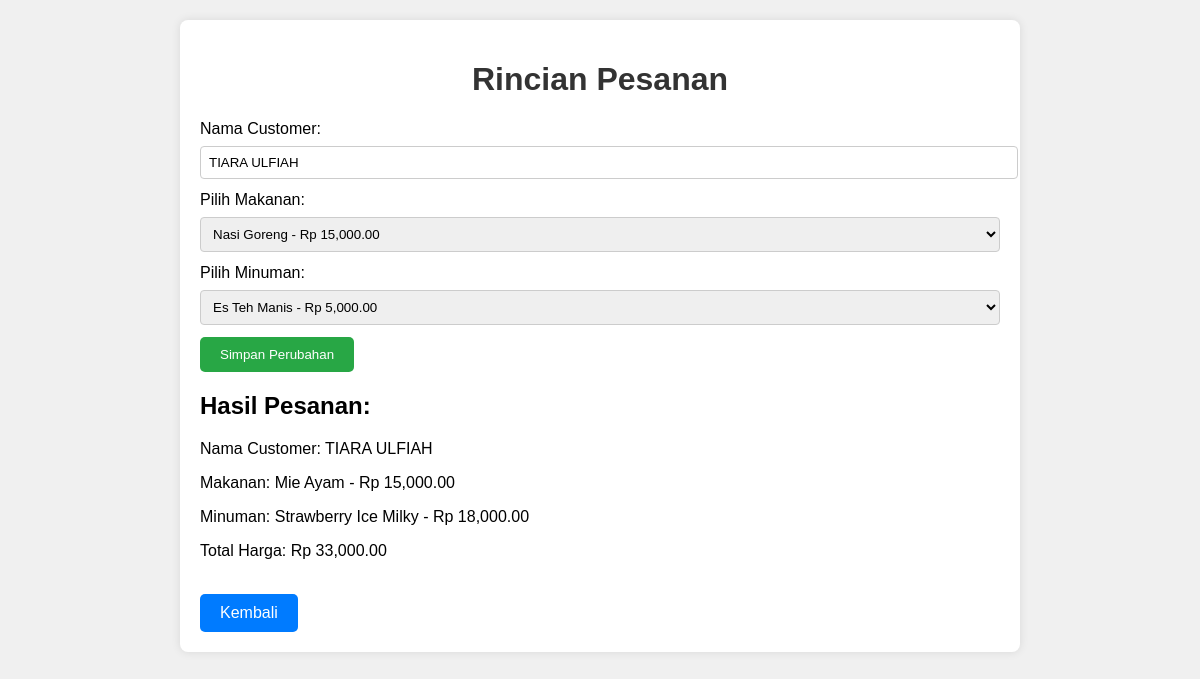
Screenshot of /rincian_pesanan.php?id_pesanan=51 with the database file from the repository.
### tables this page shows
CREATE TABLE `pesanan` (
  `id_pesanan` int(11) NOT NULL,
  `nama_customer` varchar(100) NOT NULL,
  `id_makanan` int(11) NOT NULL,
  `id_minuman` int(11) NOT NULL,
  `total_harga` decimal(10,2) NOT NULL DEFAULT 0.00
);

CREATE TABLE `menu` (
  `id_menu` int(11) NOT NULL,
  `nama` varchar(50) NOT NULL,
  `harga` int(11) NOT NULL,
  `jenis` enum('makanan','minuman') NOT NULL
);

### rincian_pesanan.php (the view, shortened to what this page needs)
<!DOCTYPE html>
<html lang="en">
<head>
    <link rel="stylesheet" href="styles.css">
</head>
<body>
    <div class="container">
        <h1>Rincian Pesanan</h1>
        <?php
        $conn = new mysqli('localhost', 'root', '', 'cafe_database');
        if (isset($_GET['id_pesanan'])) {
            $id_pesanan = $_GET['id_pesanan'];
            $query_select = "SELECT pesanan.id_pesanan, pesanan.nama_customer, menu_makanan.nama AS makanan, menu_minuman.nama AS minuman, menu_makanan.harga AS harga_makanan, menu_minuman.harga AS harga_minuman, pesanan.total_harga
                            FROM pesanan
                            INNER JOIN menu AS menu_makanan ON pesanan.id_makanan = menu_makanan.id_menu
                            INNER JOIN menu AS menu_minuman ON pesanan.id_minuman = menu_minuman.id_menu
                            WHERE pesanan.id_pesanan = $id_pesanan";
            $result_select = $conn->query($query_select);
            if ($result_select->num_rows == 1) {
                $row = $result_select->fetch_assoc();
                $nama_customer = $row['nama_customer'];
                $makanan = $row['makanan'];
                $harga_makanan = $row['harga_makanan'];
                $minuman = $row['minuman'];
                $harga_minuman = $row['harga_minuman'];
                $total_harga = $row['total_harga'];
                echo "<form method='POST' action='rincian_pesanan.php?id_pesanan=$id_pesanan'>";
                echo "<label for='nama_customer'>Nama Customer:</label>";
                echo "<input type='text' id='nama_customer' name='nama_customer' value='$nama_customer' required>";
                echo "<label for='makanan'>Pilih Makanan:</label>";
                echo "<select id='makanan' name='makanan'>";
                $result_makanan = $conn->query("SELECT * FROM menu WHERE jenis='makanan'");
                while ($row_makanan = $result_makanan->fetch_assoc()) {
                    $selected = ($row_makanan['id_menu'] == $row['id_makanan']) ? "selected" : "";
                    echo "<option value='{$row_makanan['id_menu']}' $selected>{$row_makanan['nama']} - Rp " . number_format($row_makanan['harga'], 2) . "</option>";
                }
                echo "</select>";
                echo "<label for='minuman'>Pilih Minuman:</label>";
                echo "<select id='minuman' name='minuman'>";
                $result_minuman = $conn->query("SELECT * FROM menu WHERE jenis='minuman'");
                while ($row_minuman = $result_minuman->fetch_assoc()) {
                    $selected = ($row_minuman['id_menu'] == $row['id_minuman']) ? "selected" : "";
                    echo "<option value='{$row_minuman['id_menu']}' $selected>{$row_minuman['nama']} - Rp " . number_format($row_minuman['harga'], 2) . "</option>";
                }
                echo "</select>";
                echo "<button type='submit'>Simpan Perubahan</button>";
                echo "</form>";
                echo "<h2>Hasil Pesanan:</h2>";
                echo "<p>Nama Customer: $nama_customer</p>";
                echo "<p>Makanan: $makanan - Rp " . number_format($harga_makanan, 2) . "</p>";
                echo "<p>Minuman: $minuman - Rp " . number_format($harga_minuman, 2) . "</p>";
                echo "<p>Total Harga: Rp " . number_format($total_harga, 2) . "</p>";
            } else {
                echo "Pesanan tidak ditemukan atau terjadi kesalahan dalam mengambil data.";
            }
        }
        ?>
        <br>
        <a href="index.php" class="button">Kembali</a>
    </div>
</body>
</html>

### styles.css (style rules this page uses)
body { font-family: Arial, sans-serif; background-color: #f0f0f0; margin: 0; padding: 0; }
.container { max-width: 800px; margin: 20px auto; background-color: #fff; padding: 20px; border-radius: 8px; box-shadow: 0 0 10px rgba(0,0,0,0.1); }
h1 { text-align: center; color: #333; }
.button { display: inline-block; padding: 10px 20px; background-color: #007bff; color: #fff; text-decoration: none; border-radius: 5px; margin-right: 10px; text-align: center; }
form { margin-top: 20px; }
form label { display: block; margin-bottom: 8px; }
form input[type=text], form select { width: 100%; padding: 8px; margin-bottom: 12px; border: 1px solid #ccc; border-radius: 4px; }
form button[type=submit] { background-color: #28a745; color: #fff; border: none; padding: 10px 20px; border-radius: 5px; cursor: pointer; }

### rows the page displays
pesanan: nama_customer "TIARA ULFIAH", id_makanan.nama "Mie Ayam", id_makanan.harga "15,000.00", id_minuman.nama "Strawberry Ice Milky", id_minuman.harga "18,000.00", total_harga "33,000.00"

### other values shown
form field makanan "Nasi Goreng - Rp 15,000.00"
form field minuman "Es Teh Manis - Rp 5,000.00"
